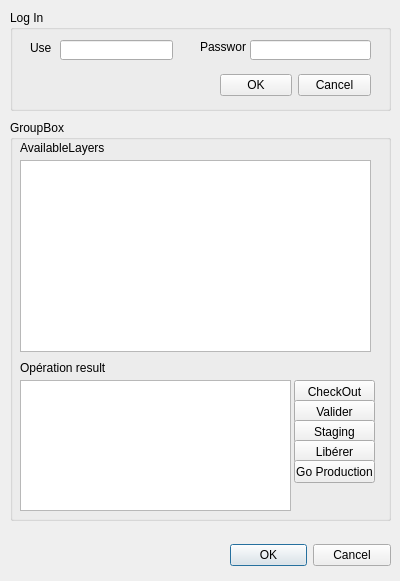
<?xml version="1.0" encoding="UTF-8"?>
<ui version="4.0">
 <class>BrugisDataAccessDialogBase</class>
 <widget class="QDialog" name="BrugisDataAccessDialogBase">
  <property name="geometry">
   <rect>
    <x>0</x>
    <y>0</y>
    <width>400</width>
    <height>581</height>
   </rect>
  </property>
  <property name="windowTitle">
   <string>Brugis Data Access</string>
  </property>
  <widget class="QDialogButtonBox" name="button_box">
   <property name="geometry">
    <rect>
     <x>230</x>
     <y>540</y>
     <width>161</width>
     <height>31</height>
    </rect>
   </property>
   <property name="orientation">
    <enum>Qt::Horizontal</enum>
   </property>
   <property name="standardButtons">
    <set>QDialogButtonBox::Cancel|QDialogButtonBox::Ok</set>
   </property>
  </widget>
  <widget class="QGroupBox" name="groupBox_LogIn">
   <property name="geometry">
    <rect>
     <x>10</x>
     <y>10</y>
     <width>381</width>
     <height>101</height>
    </rect>
   </property>
   <property name="title">
    <string>Log In</string>
   </property>
   <widget class="QDialogButtonBox" name="buttonBox_Password">
    <property name="geometry">
     <rect>
      <x>210</x>
      <y>60</y>
      <width>151</width>
      <height>31</height>
     </rect>
    </property>
    <property name="standardButtons">
     <set>QDialogButtonBox::Cancel|QDialogButtonBox::Ok</set>
    </property>
   </widget>
   <widget class="QLabel" name="label">
    <property name="geometry">
     <rect>
      <x>20</x>
      <y>30</y>
      <width>21</width>
      <height>16</height>
     </rect>
    </property>
    <property name="text">
     <string>User</string>
    </property>
   </widget>
   <widget class="QLineEdit" name="lineEdit_User">
    <property name="geometry">
     <rect>
      <x>50</x>
      <y>30</y>
      <width>113</width>
      <height>20</height>
     </rect>
    </property>
   </widget>
   <widget class="QLineEdit" name="lineEdit_Password">
    <property name="geometry">
     <rect>
      <x>240</x>
      <y>30</y>
      <width>121</width>
      <height>20</height>
     </rect>
    </property>
    <property name="inputMethodHints">
     <set>Qt::ImhNoAutoUppercase|Qt::ImhNoPredictiveText</set>
    </property>
    <property name="echoMode">
     <enum>QLineEdit::PasswordEchoOnEdit</enum>
    </property>
   </widget>
   <widget class="QLabel" name="label_2">
    <property name="geometry">
     <rect>
      <x>190</x>
      <y>30</y>
      <width>46</width>
      <height>13</height>
     </rect>
    </property>
    <property name="text">
     <string>Password</string>
    </property>
   </widget>
  </widget>
  <widget class="QGroupBox" name="groupBox_Editions">
   <property name="geometry">
    <rect>
     <x>10</x>
     <y>120</y>
     <width>381</width>
     <height>401</height>
    </rect>
   </property>
   <property name="title">
    <string>GroupBox</string>
   </property>
   <widget class="QTableView" name="tableView_editables_layers">
    <property name="geometry">
     <rect>
      <x>10</x>
      <y>40</y>
      <width>351</width>
      <height>192</height>
     </rect>
    </property>
    <property name="alternatingRowColors">
     <bool>true</bool>
    </property>
    <property name="selectionMode">
     <enum>QAbstractItemView::SingleSelection</enum>
    </property>
   </widget>
   <widget class="QPushButton" name="pushButton_checkOut">
    <property name="geometry">
     <rect>
      <x>284</x>
      <y>260</y>
      <width>81</width>
      <height>23</height>
     </rect>
    </property>
    <property name="text">
     <string>CheckOut</string>
    </property>
   </widget>
   <widget class="QPushButton" name="pushButton_Validate">
    <property name="geometry">
     <rect>
      <x>284</x>
      <y>280</y>
      <width>81</width>
      <height>23</height>
     </rect>
    </property>
    <property name="text">
     <string>Valider</string>
    </property>
   </widget>
   <widget class="QPushButton" name="pushButton_Staging">
    <property name="geometry">
     <rect>
      <x>284</x>
      <y>300</y>
      <width>81</width>
      <height>23</height>
     </rect>
    </property>
    <property name="text">
     <string>Staging</string>
    </property>
   </widget>
   <widget class="QPushButton" name="pushButton_Free">
    <property name="geometry">
     <rect>
      <x>284</x>
      <y>320</y>
      <width>81</width>
      <height>23</height>
     </rect>
    </property>
    <property name="text">
     <string>Libérer</string>
    </property>
   </widget>
   <widget class="QPushButton" name="pushButton_GoProduction">
    <property name="geometry">
     <rect>
      <x>284</x>
      <y>340</y>
      <width>81</width>
      <height>23</height>
     </rect>
    </property>
    <property name="text">
     <string>Go Production</string>
    </property>
   </widget>
   <widget class="QLabel" name="label_3">
    <property name="geometry">
     <rect>
      <x>10</x>
      <y>20</y>
      <width>91</width>
      <height>16</height>
     </rect>
    </property>
    <property name="text">
     <string>AvailableLayers</string>
    </property>
   </widget>
   <widget class="QLabel" name="label_4">
    <property name="geometry">
     <rect>
      <x>10</x>
      <y>240</y>
      <width>91</width>
      <height>16</height>
     </rect>
    </property>
    <property name="text">
     <string>Opération result</string>
    </property>
   </widget>
   <widget class="QScrollArea" name="scrollArea">
    <property name="geometry">
     <rect>
      <x>10</x>
      <y>260</y>
      <width>271</width>
      <height>131</height>
     </rect>
    </property>
    <property name="widgetResizable">
     <bool>true</bool>
    </property>
    <widget class="QWidget" name="scrollAreaWidgetContents">
     <property name="geometry">
      <rect>
       <x>0</x>
       <y>0</y>
       <width>267</width>
       <height>127</height>
      </rect>
     </property>
     <widget class="QTextEdit" name="textEdit_Resut">
      <property name="geometry">
       <rect>
        <x>-7</x>
        <y>-7</y>
        <width>321</width>
        <height>231</height>
       </rect>
      </property>
     </widget>
    </widget>
   </widget>
  </widget>
 </widget>
 <resources/>
 <connections>
  <connection>
   <sender>button_box</sender>
   <signal>accepted()</signal>
   <receiver>BrugisDataAccessDialogBase</receiver>
   <slot>accept()</slot>
   <hints>
    <hint type="sourcelabel">
     <x>20</x>
     <y>20</y>
    </hint>
    <hint type="destinationlabel">
     <x>20</x>
     <y>20</y>
    </hint>
   </hints>
  </connection>
  <connection>
   <sender>button_box</sender>
   <signal>rejected()</signal>
   <receiver>BrugisDataAccessDialogBase</receiver>
   <slot>reject()</slot>
   <hints>
    <hint type="sourcelabel">
     <x>20</x>
     <y>20</y>
    </hint>
    <hint type="destinationlabel">
     <x>20</x>
     <y>20</y>
    </hint>
   </hints>
  </connection>
 </connections>
</ui>
